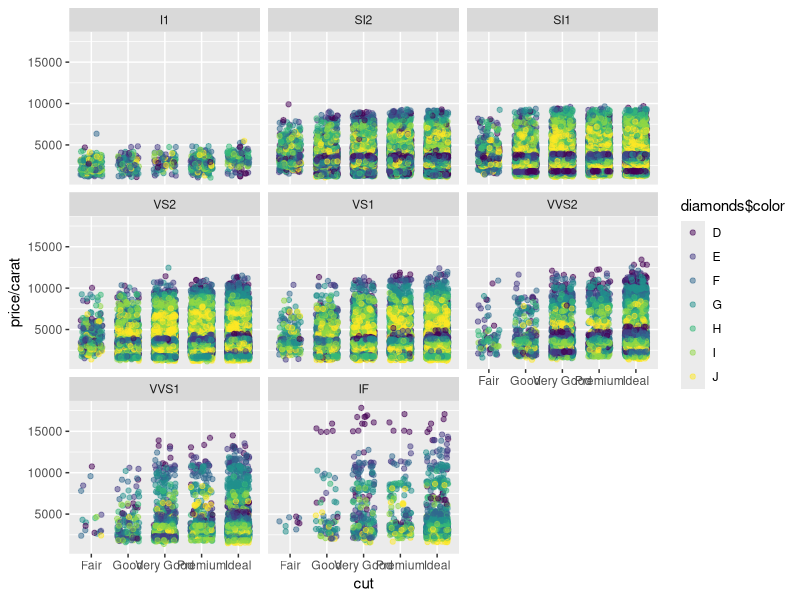

R code for this plot:
# Create a scatter plot of the price/carat ratio
# of diamonds. The variable x should be
# assigned to cut. The points should be colored
# by diamond color, and the plot should be
# faceted by clarity.

# The plot should look something like this.
# http://i.imgur.com/YzbWkHT.jpg.

# Note: In the link, a color palette of type
# 'div' was used to color the histogram using
# scale_color_brewer(type = 'div')

# This assignment is not graded and
# will be marked as correct when you submit.

# ENTER YOUR CODE BELOW THIS LINE
# ===========================================

library("ggplot2")

data(diamonds)

plot <- ggplot(data = diamonds, aes(x = cut, y = price/carat)) +
  geom_point(aes(color = diamonds$color), alpha = (1/2), position = position_jitter(width = 0.3)) +
  facet_wrap( ~ clarity)

print(plot)